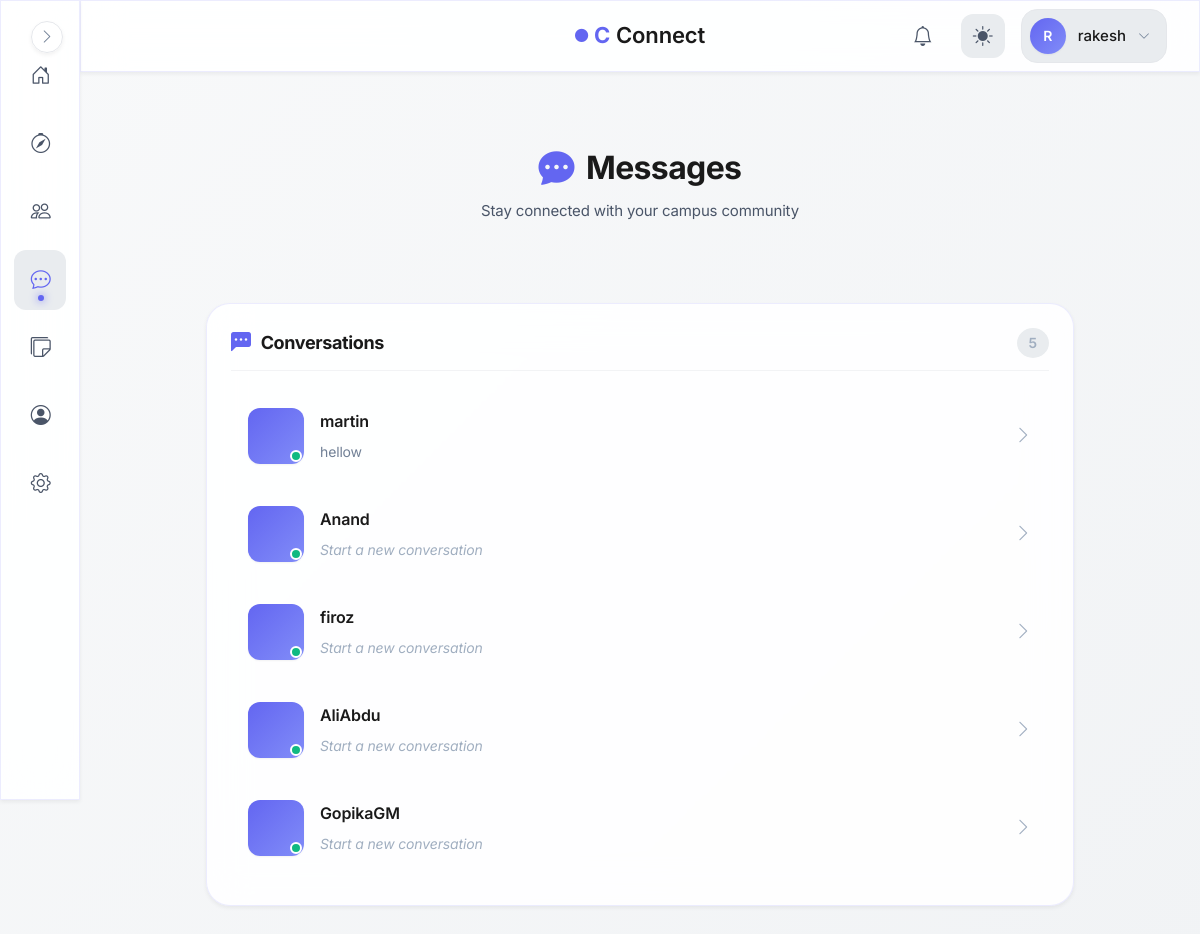
/messages/ (signed in), run on the app's committed database.
### models.py (models this page shows, shortened)
class User(UserMixin, db.Model):
    id = db.Column(db.Integer, primary_key=True, autoincrement=True)  # Unique identifier
    username = db.Column(db.String(100), nullable=False)  # Name of the user (later can add this unique if needed)
    email = db.Column(db.String(120), nullable=False, unique=True)  # Email of the user
    password = db.Column(db.String(200), nullable=False)  # Passwords not hashed yet (done in setup_db.py)
    created_at = db.Column(db.DateTime, default=db.func.now())  # Timestamp of account creation
    last_login = db.Column(db.DateTime, nullable=True)  # Timestamp of last login
    pass

class Message(db.Model):
    id = db.Column(db.Integer, primary_key=True)
    sender_id = db.Column(db.Integer, db.ForeignKey("user.id"), nullable=False)
    receiver_id = db.Column(db.Integer, db.ForeignKey("user.id"), nullable=False)
    content = db.Column(db.Text, nullable=False)
    created_at = db.Column(db.DateTime, default=db.func.now(), index=True)
    expires_at = db.Column(db.DateTime, index=True)
    is_saved = db.Column(db.Boolean, default=False)

### blueprints/messages/routes.py (the view)
@messages.route("/")
@login_required
def inbox():
    cleanup_expired_messages()
    connections = Connection.query.filter(
        Connection.user_id == current_user.id,
        Connection.status.in_(['accepted', 'connected'])
    ).all()
    incoming_connections = Connection.query.filter(
        Connection.target_user_id == current_user.id,
        Connection.status.in_(['accepted', 'connected'])
    ).all()
    connected_user_ids = set()
    for conn in connections + incoming_connections:
        other_id = conn.target_user_id if conn.user_id == current_user.id else conn.user_id
        connected_user_ids.add(other_id)
    connected_users = User.query.filter(User.id.in_(connected_user_ids)).all()
    incoming_requests = Connection.query.filter(
        Connection.target_user_id == current_user.id,
        Connection.status == 'pending'
    ).all()
    incoming_users = User.query.filter(
        User.id.in_([req.user_id for req in incoming_requests])
    ).all()
    chat_previews = {}
    messages = Message.query.filter(
        (Message.sender_id == current_user.id) |
        (Message.receiver_id == current_user.id)
    ).order_by(desc(Message.created_at)).all()
    seen_users = set()
    for msg in messages:
        other_id = msg.receiver_id if msg.sender_id == current_user.id else msg.sender_id
        if other_id in connected_user_ids and other_id not in seen_users:
            chat_previews[other_id] = msg  #  CORRECT last message
            seen_users.add(other_id)
    connected_users_sorted = []
    for user_id in sorted(chat_previews.keys(),
                        key=lambda x: chat_previews[x].created_at, reverse=True):
        user = User.query.get(user_id)
        if user:
            connected_users_sorted.append(user)
    for user in connected_users:
        if user.id not in chat_previews:
            connected_users_sorted.append(user)
    connected_users = connected_users_sorted
    return render_template("messages/inbox.html",
                        connected_users=connected_users,
                        incoming_requests=incoming_requests,
                        incoming_users=incoming_users,
                        chat_previews=chat_previews,
                        profile=profile
                    )

### blueprints/auth/__init__.py (called while the page is built)
@login_manager.user_loader
def load_user(user_id):
    from models import User  # Importing User model for querying  (import here to avoid circular imports)
    return User.query.get(int(user_id))

@auth.after_app_request
def add_header(response):
    if current_user.is_authenticated and request.blueprint == 'auth':
        response.headers['Cache-Control'] = 'no-store, no-cache, must-revalidate, post-check=0, pre-check=0, max-age=0'
        response.headers['Pragma'] = 'no-cache'
        response.headers['Expires'] = '-1'
    return response

### factory_helpers.py (called while the page is built, shortened)
def register_security_headers(app):
    @app.after_request
    def set_secure_headers(response):
        response.headers['Content-Security-Policy'] = (
            "default-src 'self'; "
            "img-src 'self' data: blob: https:; "# Allow external images
            "style-src 'self' 'unsafe-inline' https:; "# ADD https: for CDNs
            "script-src 'self' 'unsafe-inline' https:; "# ADD https: for JS
            "font-src 'self' https: data:; "# Google Fonts
            "connect-src 'self' https:;"  # ← ADD https: for CDNs/maps
        )
        response.headers['X-Content-Type-Options'] = 'nosniff'
        response.headers['X-Frame-Options'] = 'DENY'
        response.headers['Referrer-Policy'] = 'strict-origin-when-cross-origin'
        response.headers['Permissions-Policy'] = 'geolocation=(), microphone=()'
        return response

def register_daily_cleanup(app):
    if not hasattr(app, "_last_notification_cleanup"):
        app._last_notification_cleanup = None
    @app.before_request
    def daily_cleanup():
        now = datetime.now(timezone.utc)
        last = getattr(app, "_last_notification_cleanup", None)
        if last is None or (now - last).days >= 1:
            from blueprints.notifications.service import cleanup_old_notifications
            deleted = cleanup_old_notifications()
            app.logger.info(f"Cleaned up {deleted} old notifications.")
            app._last_notification_cleanup = now

def register_profilevisit_cleanup(app):
    last_cleanup = {'t': 0}
    @app.before_request
    def cleanup_visits():
        now = time.time()
        if now - last_cleanup['t'] < 3600:  # run once every hour
            return

def cleanup_expired_messages(): #message cleanup helper function
    Message.query.filter(
        Message.expires_at < datetime.now(timezone.utc),
        Message.is_saved == False
    ).delete()
    db.session.commit()

### blueprints/messages/templates/messages/inbox.html (shortened to what this page needs)
{% extends "base.html" %}
{% block body %}
<div class="messages-page">
    <header class="messages-page__header">
        <h1 class="messages-page__title">
            <i class="bi bi-chat-dots-fill"></i>
            Messages
        </h1>
        <p class="messages-page__subtitle">Stay connected with your campus community</p>
    </header>
    {% if connected_users %}
    <section class="messages-section">
        <div class="messages-section__header">
            <h2 class="messages-section__title">
                <i class="bi bi-chat-left-dots-fill"></i>
                Conversations
            </h2>
            <span class="messages-section__count">{{ connected_users|length }}</span>
        </div>
        <div class="conversations-list">
            {% for user in connected_users %}
            <a href="{{ url_for('messages.chat', user_id=user.id) }}" class="conversation-item">
                <div class="conversation-item__avatar">
                    {% set profile_picture = profile.query.filter_by(user_id=user.id).first().profile_picture %}
                </div>
                <div class="conversation-item__content">
                    <div class="conversation-item__header">
                        <div class="conversation-item__name">{{ user.username }}</div>
                    </div>
                    {% if chat_previews and chat_previews[user.id] %}
                        <div class="conversation-item__preview">
                            {{ chat_previews[user.id].content[:60] }}{% if chat_previews[user.id].content|length > 60 %}...{% endif %}
                        </div>
                    {% else %}
                        <div class="conversation-item__preview conversation-item__preview--empty">
                            Start a new conversation
                        </div>
                    {% endif %}
                </div>
                <i class="bi bi-chevron-right conversation-item__arrow"></i>
            </a>
            {% endfor %}
        </div>
    </section>
    {% endif %}
</div>
{% endblock %}

### templates/base.html (shortened to what this page needs)
<!DOCTYPE html>
<html lang="en">
<head>
    <link rel="stylesheet" href="https://cdn.jsdelivr.net/npm/bootstrap-icons@1.11.1/font/bootstrap-icons.css">
    <link href="https://cdn.jsdelivr.net/npm/bootstrap@5.3.2/dist/css/bootstrap.min.css" rel="stylesheet">
    <link rel="stylesheet" href="{{ url_for('static', filename='css/global.css') }}">
</head>
<body>
    {% if current_user.is_authenticated %}
        <aside class="sidebar glass-effect" id="sidebar">
            <nav class="sidebar__nav">
                <a href="{{ url_for('main.dashboard') }}" class="sidebar__link" data-tooltip="Dashboard">
                    <div class="sidebar__link-icon">
                        <i class="bi bi-house-door"></i>
                    </div>
                </a>
                <a href="{{ url_for('main.search_page') }}" class="sidebar__link" data-tooltip="Discover">
                    <div class="sidebar__link-icon">
                        <i class="bi bi-compass"></i>
                    </div>
                </a>
                <a href="{{ url_for('connections.connections_home') }}" class="sidebar__link" data-tooltip="Connections">
                    <div class="sidebar__link-icon">
                        <i class="bi bi-people"></i>
                    </div>
                </a>
                <a href="{{ url_for('messages.inbox') }}" class="sidebar__link" data-tooltip="Messages">
                    <div class="sidebar__link-icon">
                        <i class="bi bi-chat-dots"></i>
                    </div>
                </a>
                <a href="/campus-board" class="sidebar__link" data-tooltip="Messages">
                    <div class="sidebar__link-icon">
                        <i class="bi bi-stickies"></i>
                    </div>
                </a>
                <a href="{{ url_for('auth.profile') }}" class="sidebar__link" data-tooltip="Profile">
                    <div class="sidebar__link-icon">
                        <i class="bi bi-person-circle"></i>
                    </div>
                </a>
                <a href="{{ url_for('main.settings') }}" class="sidebar__link" data-tooltip="Settings">
                    <div class="sidebar__link-icon">
                        <i class="bi bi-gear"></i>
                    </div>
                </a>
            </nav>
            <button class="sidebar__toggle" id="sidebarToggle" aria-label="Toggle sidebar">
                <i class="bi bi-chevron-right"></i>
            </button>
        </aside>
        <header class="topbar glass-effect">
            <div class="topbar__container">
                <div class="topbar__center">
                    <a href="{{ url_for('main.home') }}" class="topbar__brand">
                        <span class="brand-icon-small">
                            <i class="bi bi-circle-fill"></i>
                        </span>
                        <span class="brand-c">C</span>
                        <span class="brand-text">Connect</span>
                    </a>
                </div>
                <div class="topbar__actions">
                    <a href="{{ url_for('notifications.notifications_list') }}" class="topbar__icon-btn" aria-label="Notifications">
                        <i class="bi bi-bell"></i>
                        {% set unread = current_user.notifications | selectattr("is_read", "equalto", False) | list %}
                    </a>
                    <button class="topbar__icon-btn topbar__theme-toggle" id="themeToggle" aria-label="Toggle theme">
                        <i class="bi bi-sun-fill" id="themeIcon"></i>
                    </button>
                    <div class="topbar__profile" id="profileDropdown">
                        <button class="topbar__profile-btn" aria-label="Profile menu">
                            <div class="topbar__avatar">
                                {{ current_user.username[0].upper() }}
                            </div>
                            <span class="topbar__username">{{ current_user.username }}</span>
                            <i class="bi bi-chevron-down topbar__profile-arrow"></i>
                        </button>
                    </div>
                </div>
            </div>
        </header>
    {% endif %}
    <main class="main-content">
        {% block body %}{% endblock %}
    </main>
</body>
</html>

### blueprints/messages/templates/messages/inbox.html (style rules this page uses)
.messages-page { max-width: 900px; margin: 0 auto; padding: 0 1rem 2rem; animation: fadeIn 0.6s ease; }
.messages-page__header { text-align: center; margin-bottom: 2rem; padding: 2rem 0; }
.messages-page__title { font-size: 2rem; font-weight: 700; color: var(--text-primary); display: flex; align-items: center; justify-content: center; gap: 0.75rem; margin-bottom: 0.5rem; }
.messages-page__title i { color: var(--primary-color); font-size: 2.25rem; }
.messages-page__subtitle { font-size: 0.9375rem; color: var(--text-secondary); }
.messages-section { background: var(--glass-bg); backdrop-filter: blur(20px); border: 1px solid var(--glass-border); border-radius: var(--radius-xl); padding: 1.5rem; margin-bottom: 1.5rem; box-shadow: var(--shadow-sm); }
.messages-section__header { display: flex; align-items: center; justify-content: space-between; margin-bottom: 1.25rem; padding-bottom: 0.75rem; border-bottom: 1px solid var(--border-subtle); }
.messages-section__title { font-size: 1.125rem; font-weight: 700; color: var(--text-primary); display: flex; align-items: center; gap: 0.625rem; margin: 0; }
.messages-section__title i { color: var(--primary-color); font-size: 1.25rem; }
.messages-section__count { font-size: 0.875rem; color: var(--text-muted); background: var(--bg-hover); padding: 0.25rem 0.75rem; border-radius: var(--radius-full); font-weight: 600; }
.conversations-list { max-height: 600px; overflow-y: auto; margin: -0.5rem; padding: 0.5rem; }
.conversation-item { display: flex; align-items: center; gap: 1rem; padding: 1rem; border-radius: var(--radius-md); text-decoration: none; color: inherit; transition: all var(--transition-fast); margin-bottom: 0.5rem; border: 1px solid transparent; }
.conversation-item__avatar { width: 56px; height: 56px; border-radius: var(--radius-md); background: linear-gradient(135deg, var(--primary-color), var(--primary-light)); color: white; display: flex; align-items: center; justify-content: center; font-weight: 700; font-size: 1.25rem; flex-shrink: 0; box-shadow: var(--shadow-xs); position: relative; }
.conversation-item__avatar::after { content: ''; position: absolute; bottom: 2px; right: 2px; width: 12px; height: 12px; background: var(--success-color); border: 2px solid var(--bg-primary); border-radius: 50%; }
.conversation-item__content { flex: 1; min-width: 0; }
.conversation-item__header { display: flex; justify-content: space-between; align-items: baseline; margin-bottom: 0.375rem; }
.conversation-item__name { font-size: 1rem; font-weight: 600; color: var(--text-primary); white-space: nowrap; overflow: hidden; text-overflow: ellipsis; }
.conversation-item__preview { font-size: 0.875rem; color: var(--text-tertiary); white-space: nowrap; overflow: hidden; text-overflow: ellipsis; }
.conversation-item__preview--empty { font-style: italic; color: var(--text-muted); }
.conversation-item__arrow { color: var(--text-muted); font-size: 1.125rem; transition: transform var(--transition-fast); }

### data on the page
User: username "R", username "rakesh"
User: username "martin"
Message: content "hellow"
User: username "Anand", shows "Start a new conversation"
User: username "firoz", shows "Start a new conversation"
User: username "AliAbdu", shows "Start a new conversation"
User: username "GopikaGM", shows "Start a new conversation"

### other printed values
{{ connected_users|length }} "5"
